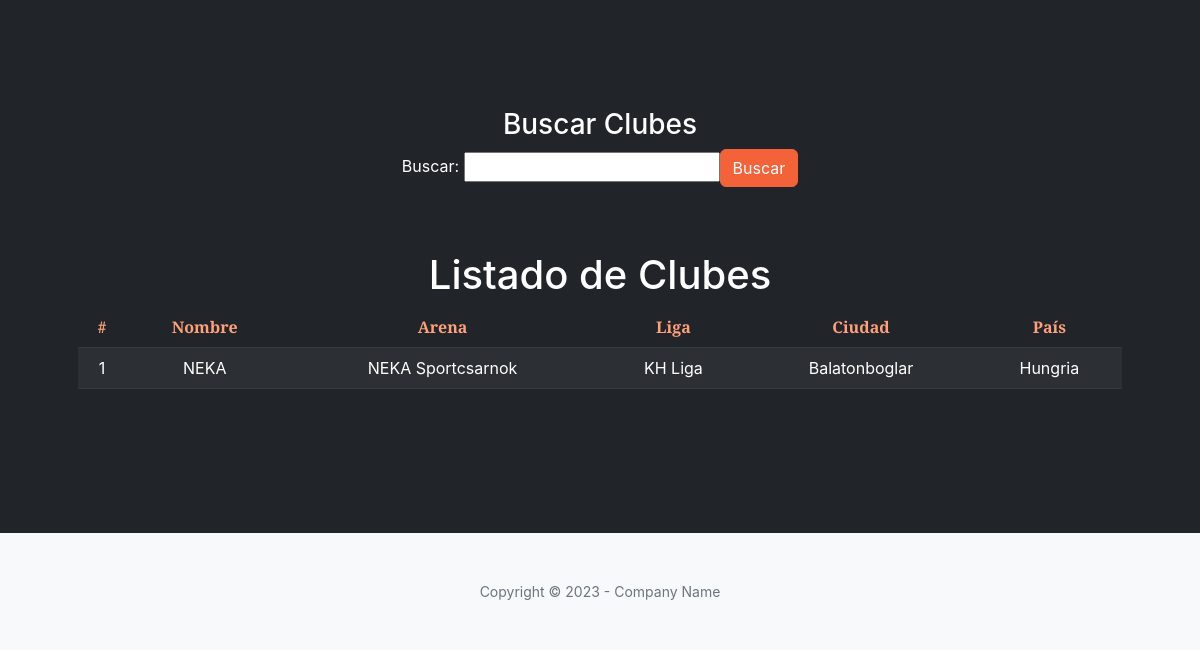
Before: /clubes/ (lower part) with the older database file.
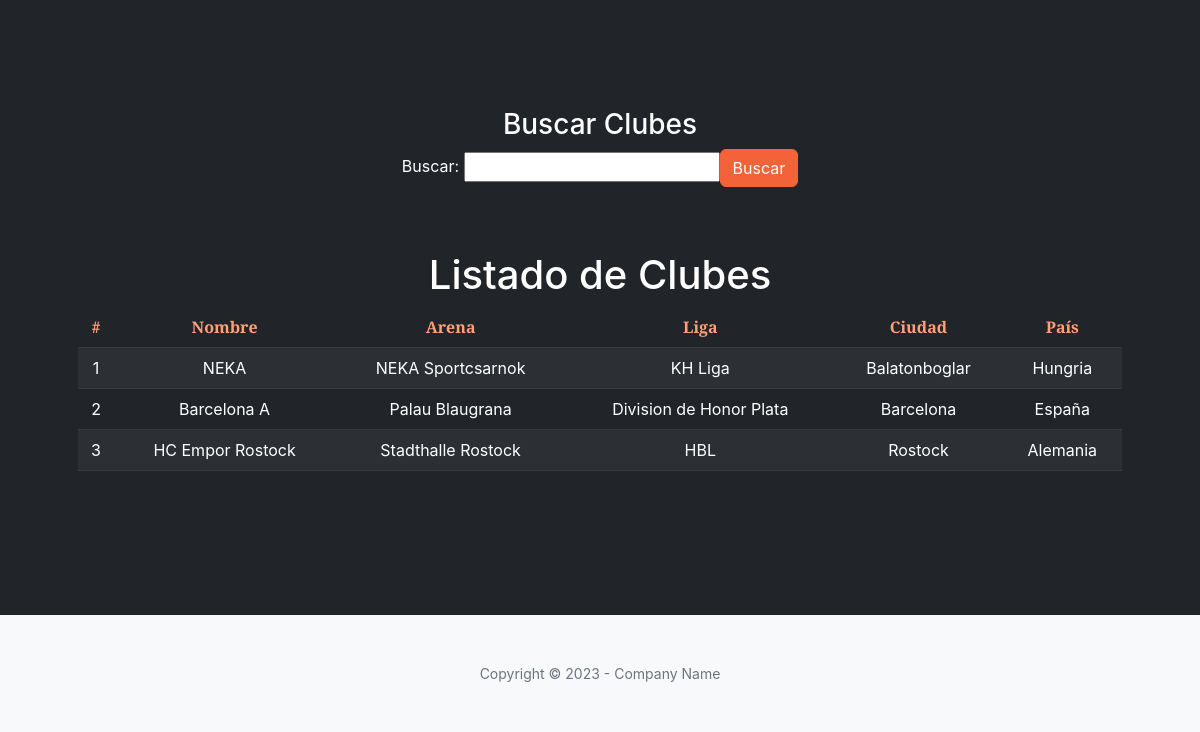
After: the same page with the newer database file.
### handball_app/models.py (models this page shows, shortened)
class Club(models.Model):
    nombre = models.CharField(max_length=255)
    ciudad = models.CharField(max_length=100)
    pais = models.CharField(max_length=100)
    arena = models.CharField(max_length=100)
    liga = models.CharField(max_length=100)
    class Meta:
        verbose_name = 'Club'
        verbose_name_plural = 'Clubes'

### handball_app/views.py (the view)
# urls.py: path('clubes/', ClubesList.as_view(), name='clubes'),
class ClubesList(ListView):
    model = Club

### handball_app/templates/handball_app/club_list.html (shortened to what this page needs)
{% extends 'handball_app/base.html' %}
{% load static %}
{% block datos %}
<h3>Buscar Clubes</h3>
<form action="/clubesBuscar" method="get">
    <p>Buscar: <input type="text" name="buscar", id="buscar"><input class="btn btn-primary" type="submit" value="Buscar"></p>
</form>
<br>
<br>
<h1>Listado de Clubes</h1>
<table class="table table-striped table-dark">
    <thead style="color:lightsalmon">
        <tr>
            <th scope="col">#</th>
            <th scope="col">Nombre</th>
            <th scope="col">Arena</th>
            <th scope="col">Liga</th>
            <th scope="col">Ciudad</th>
            <th scope="col">País</th>
        </tr>
    </thead>
    <tbody>
    {% for c in club_list %}
        <tr>
            <td>{{ c.id }}</td>
            <td>{{ c.nombre }}</td>
            <td>{{ c.arena }}</td>
            <td>{{ c.liga }}</td>
            <td>{{ c.ciudad }}</td>
            <td>{{ c.pais }}</td>
        </tr>
    {% endfor %}
    </tbody>
</table>
{% endblock datos %}

Changed rows visible on the page:
added Club: id "2", nombre "Barcelona A", arena "Palau Blaugrana", liga "Division de Honor Plata", ciudad "Barcelona", pais "España"
added Club: id "3", nombre "HC Empor Rostock", arena "Stadthalle Rostock", liga "HBL", ciudad "Rostock", pais "Alemania"
